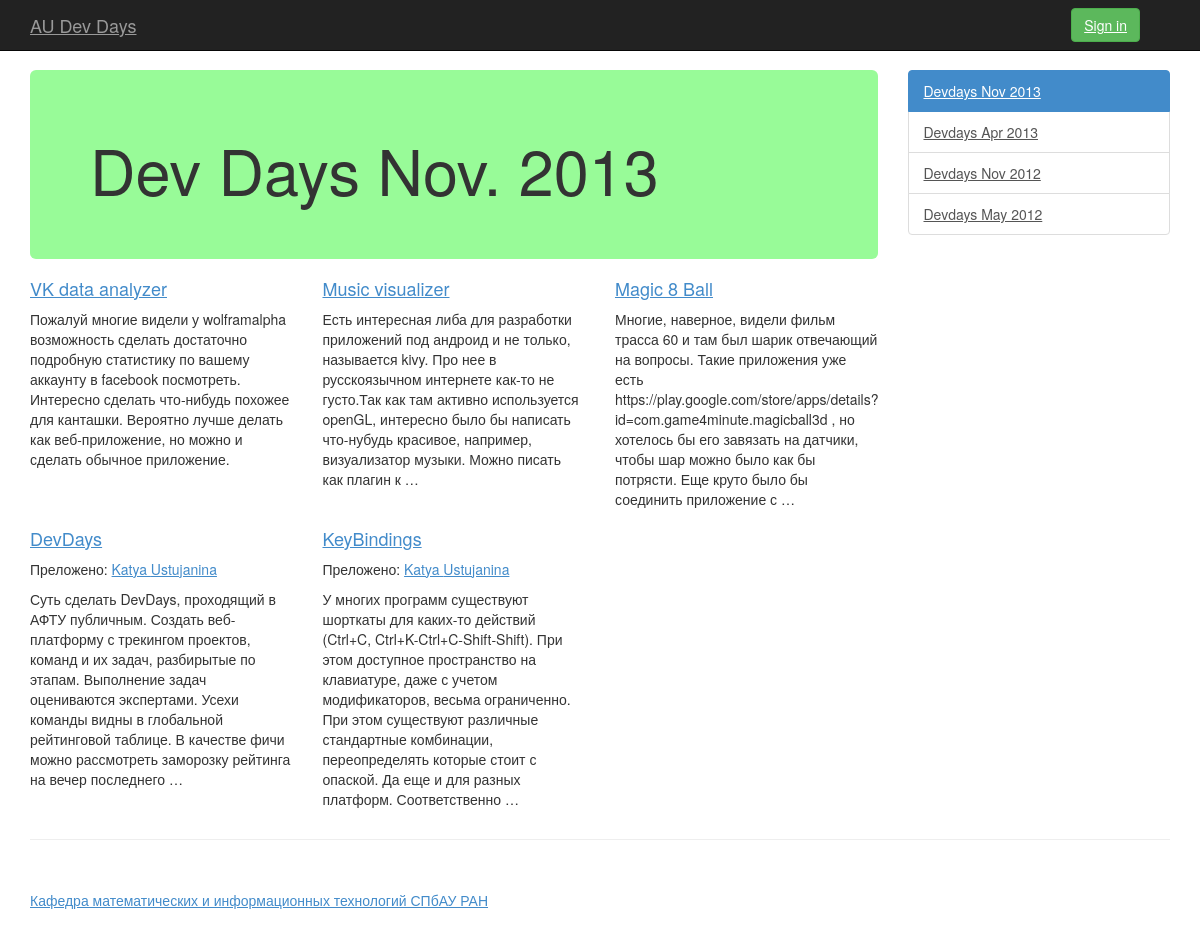
//, run on the app's committed database.
### devdays_app/models.py (models this page shows, shortened)
class Event(models.Model):
    date = models.DateTimeField(blank=True, null=True)

class Idea(models.Model):
    name = models.CharField(max_length=1024)
    description = models.CharField(max_length=30000, blank=True, null=True)
    autor = models.ForeignKey(UserProfile, blank=True, null=True, related_name='AutorUserProfile')
    likes = models.ManyToManyField(UserProfile, related_name='LikeUserProfile', blank=True, null=True)
    link = models.CharField(max_length=1024, blank=True, null=True)

class UserProfile(models.Model):
    user = models.OneToOneField(User)
    name = models.CharField(max_length=1024)
    surname = models.CharField(max_length=1024, blank=True, null=True)
    group = models.ForeignKey(Group, blank=True, null=True)
    role = models.ForeignKey(Role, blank=True, null=True)

### devdays_app/views.py (called while the page is built)
def index(request):
    event = Event.objects.all()[0]
    return event_view(event.id, request)

def event_view(event_id, request):
    event = Event.objects.all()[0]
    return render_to_response('event.html', {
        'user': request.user,
        'event': event,
        'ideas': Idea.objects.all()
    })

### templates/event.html (shortened to what this page needs)
{% extends 'base.html' %}
{% block header %}Dev Days {{ event.date|date:'N Y' }}{% endblock %}
{% block contents %}
    <div class="row">   <p>
    {% for idea in ideas  %}
        <div class="col-md-4">
            <h4><a href="idea/{{ idea.id }}">{{ idea.name }}</a></h4>
            {% if idea.autor %}
            <p>Преложено: <a href="{{ idea.autor.user.username }}">{{ idea.autor.name }} {{ idea.autor.surname }}</a></p>
            {% endif %}
            <p>{{ idea.description|truncatewords:40 }}</p>
        </div>
    {% endfor %}
    </div>
{% endblock %}

### templates/base.html (shortened to what this page needs)
{% load staticfiles %}
<!DOCTYPE html>
<html lang="en">
  <head>
    <link href="../static/bootstrap/css/bootstrap.css" rel="stylesheet">
    <link rel="stylesheet" type="text/css" href="{% static "bootstrap/css/main.css" %}">
  </head>
  <body>
    <div class="navbar navbar-inverse navbar-fixed-top" role="navigation">
      <div class="container">
        <div class="navbar-header">
          <a class="navbar-brand" href="#">AU Dev Days</a>
        </div>
        <div class="navbar-collapse collapse">
          <form class="navbar-form navbar-right">
              {% if not user.is_authenticated %}
              <a class="btn btn-success" href='openid/login'>Sign in</a>
              {% else %}
                    <a  href="user/{{ user.username }}">{{ user.username }}</a>
                  &nbsp;&nbsp;&nbsp;&nbsp;
                  <a class="btn btn-success" href="logout">log out</a>
              {% endif %}
          </form>
        </div>
      </div>
    </div>
    <div class="container">
      <div class="row row-offcanvas row-offcanvas-right">
        <div class="col-xs-12 col-sm-9">
          <div class="jumbotron">
            <h1>{% block header %}Devdays{% endblock %}</h1>
          </div>
          {% block contents %}{% endblock %}
        </div>
        <div class="col-xs-6 col-sm-3 sidebar-offcanvas" id="sidebar" role="navigation">
          <div class="list-group">
            <a href="#" class="list-group-item active">Devdays Nov 2013</a>
            <a href="#" class="list-group-item">Devdays Apr 2013</a>
            <a href="#" class="list-group-item">Devdays Nov 2012</a>
            <a href="#" class="list-group-item">Devdays May 2012</a>
          </div>
        </div>
      </div>
      <hr>
      <footer>
        <p><a href="http://mit.spbau.ru/">Кафедра математических и информационных технологий СПбАУ РАН</a></p>
      </footer>
    </div>
  </body>
</html>

### data on the page
Event: date "Nov. 2013"
Idea: name "VK data analyzer", description "Пожалуй многие видели у wolframalpha возможность сделать достаточно подробную статистику по вашему аккаунту в facebook посмотреть. Интересно сделать что-нибудь похожее для канташки. Вероятно лучше делать как веб-приложение, но можно и сделать обычное приложение."
Idea: name "Music visualizer", description "Есть интересная либа для разработки приложений под андроид и не только, называется kivy. Про нее в русскоязычном интернете как-то не густо.Так как там активно используется openGL, интересно было бы написать что-нубудь красивое, например, визуализатор музыки. Можно писать как плагин к …"
Idea: name "Magic 8 Ball", description "Многие, наверное, видели фильм трасса 60 и там был шарик отвечающий на вопросы. Такие приложения уже есть https://play.google.com/store/apps/details?id=com.game4minute.magicball3d , но хотелось бы его завязать на датчики, чтобы шар можно было как бы потрясти. Еще круто было бы соединить приложение с …"
Idea: name "DevDays", autor.name "Katya", autor.surname "Ustujanina", description "Суть сделать DevDays, проходящий в АФТУ публичным. Создать веб-платформу с трекингом проектов, команд и их задач, разбирытые по этапам. Выполнение задач оцениваются экспертами. Усехи команды видны в глобальной рейтинговой таблице. В качестве фичи можно рассмотреть заморозку рейтинга на вечер последнего …"
Idea: name "KeyBindings", autor.name "Katya", autor.surname "Ustujanina", description "У многих программ существуют шорткаты для каких-то действий (Ctrl+C, Ctrl+K-Ctrl+C-Shift-Shift). При этом доступное пространство на клавиатуре, даже с учетом модификаторов, весьма ограниченно. При этом существуют различные стандартные комбинации, переопределять которые стоит с опаской. Да еще и для разных платформ. Соответственно …"
